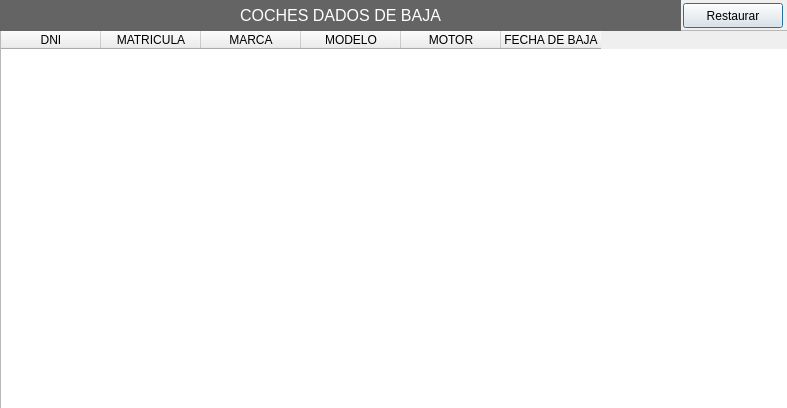
<?xml version="1.0" encoding="UTF-8"?>
<ui version="4.0">
 <class>dlgHistorial</class>
 <widget class="QDialog" name="dlgHistorial">
  <property name="geometry">
   <rect>
    <x>0</x>
    <y>0</y>
    <width>787</width>
    <height>408</height>
   </rect>
  </property>
  <property name="minimumSize">
   <size>
    <width>787</width>
    <height>408</height>
   </size>
  </property>
  <property name="maximumSize">
   <size>
    <width>787</width>
    <height>408</height>
   </size>
  </property>
  <property name="windowTitle">
   <string>Histórico de coches</string>
  </property>
  <property name="modal">
   <bool>false</bool>
  </property>
  <widget class="QTableWidget" name="tabClientes">
   <property name="enabled">
    <bool>true</bool>
   </property>
   <property name="geometry">
    <rect>
     <x>0</x>
     <y>30</y>
     <width>791</width>
     <height>411</height>
    </rect>
   </property>
   <property name="editTriggers">
    <set>QAbstractItemView::AnyKeyPressed|QAbstractItemView::DoubleClicked|QAbstractItemView::EditKeyPressed</set>
   </property>
   <property name="alternatingRowColors">
    <bool>true</bool>
   </property>
   <property name="selectionBehavior">
    <enum>QAbstractItemView::SelectRows</enum>
   </property>
   <attribute name="horizontalHeaderCascadingSectionResizes">
    <bool>false</bool>
   </attribute>
   <attribute name="verticalHeaderVisible">
    <bool>false</bool>
   </attribute>
   <attribute name="verticalHeaderHighlightSections">
    <bool>true</bool>
   </attribute>
   <column>
    <property name="text">
     <string>DNI</string>
    </property>
   </column>
   <column>
    <property name="text">
     <string>MATRICULA</string>
    </property>
   </column>
   <column>
    <property name="text">
     <string>MARCA</string>
    </property>
   </column>
   <column>
    <property name="text">
     <string>MODELO</string>
    </property>
   </column>
   <column>
    <property name="text">
     <string>MOTOR</string>
    </property>
   </column>
   <column>
    <property name="text">
     <string>FECHA DE BAJA</string>
    </property>
   </column>
  </widget>
  <widget class="QWidget" name="layoutWidget">
   <property name="geometry">
    <rect>
     <x>678</x>
     <y>0</y>
     <width>111</width>
     <height>31</height>
    </rect>
   </property>
   <layout class="QHBoxLayout" name="horizontalLayout">
    <item>
     <widget class="QPushButton" name="btnRestaurar">
      <property name="minimumSize">
       <size>
        <width>100</width>
        <height>25</height>
       </size>
      </property>
      <property name="maximumSize">
       <size>
        <width>75</width>
        <height>25</height>
       </size>
      </property>
      <property name="styleSheet">
       <string notr="true">font: 500 10pt &quot;MS Shell Dlg 2&quot;;</string>
      </property>
      <property name="text">
       <string>Restaurar</string>
      </property>
      <property name="icon">
       <iconset>
        <normaloff>../img/save.png</normaloff>../img/save.png</iconset>
      </property>
     </widget>
    </item>
   </layout>
  </widget>
  <widget class="QLabel" name="lblTitulo">
   <property name="geometry">
    <rect>
     <x>0</x>
     <y>0</y>
     <width>681</width>
     <height>31</height>
    </rect>
   </property>
   <property name="font">
    <font>
     <family>MS Shell Dlg 2</family>
     <pointsize>12</pointsize>
     <weight>62</weight>
     <italic>false</italic>
     <bold>true</bold>
    </font>
   </property>
   <property name="styleSheet">
    <string notr="true">font: 500 12pt &quot;MS Shell Dlg 2&quot;;
background-color: rgb(100, 100, 100);
color: rgb(255, 255, 255);
</string>
   </property>
   <property name="text">
    <string>COCHES DADOS DE BAJA</string>
   </property>
   <property name="alignment">
    <set>Qt::AlignCenter</set>
   </property>
  </widget>
 </widget>
 <resources/>
 <connections/>
</ui>
